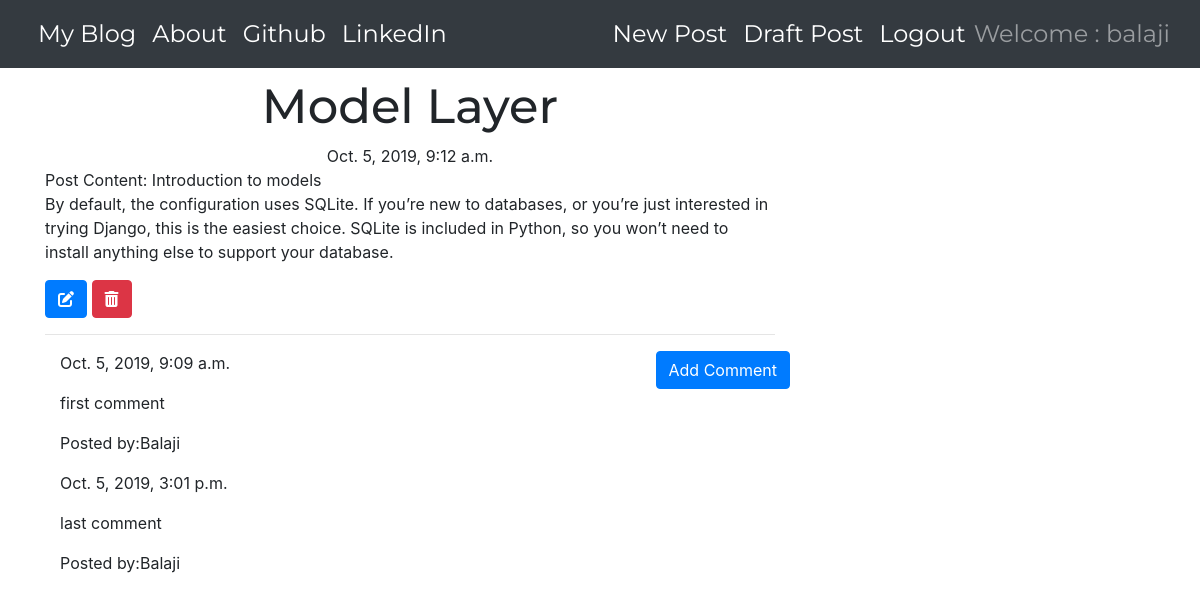
The app's page /post/4/ (signed in) with its own data.
### blogApp/models.py (models this page shows, shortened)
class Post(models.Model):
    author = models.ForeignKey('auth.User',on_delete=models.CASCADE)
    title = models.CharField(max_length=256)
    text = models.TextField()
    create_time = models.DateTimeField(default=timezone.now)
    published_time = models.DateTimeField(blank=True,null=True)

class Comment(models.Model):
    post = models.ForeignKey('blogApp.Post',related_name='comments',on_delete=models.CASCADE)
    author = models.CharField(max_length=250)
    text = models.TextField()
    create_time = models.DateTimeField(default=timezone.now())
    approved_comments = models.BooleanField(default=False)

### blogApp/views.py (the view)
# urls.py: path('post/<int:pk>/',views.PostDetailView.as_view(),name='post_detail'),
class PostDetailView(DetailView):
    model = Post

### blogApp/templates/blogApp/post_detail.html (shortened to what this page needs)
{% extends 'blogApp/base.html' %}
{% block content %}
    <h1 class="posttitle">{{ post.title }}</h1>
    {% if post.published_time %}
      <div class="date postdate">
        {{ post.published_time }}
      </div>
      {% else %}
        <a class="btn btn-primary" href="{% url 'post_publish' pk=post.pk %}">Publish</a>
    {% endif %}
    <p>Post Content: {{ post.text|safe|linebreaksbr }}</p>
    {% if user.is_authenticated %}
      <a class="btn btn-primary" href="{% url 'post_edit' pk=post.pk %}"><i class="fas fa-edit"></i></a>
      <a class="btn btn-danger" href="{% url 'post_remove' pk=post.pk %}"><i class="fas fa-trash-alt"></i></a>
    {% endif %}
    <hr>
    <a class="btn btn-primary btn-comment" href="{% url 'post_comment' pk=post.pk %}">Add Comment</a>
    <div class="container">
      {% for comment in post.comments.all %}
        {% if user.is_authenticated or comment.approved_comments %}
          {{ comment.create_time }}
            <p>{{ comment.text|safe|linebreaks }}</p>
            <p>Posted by:{{ comment.author }}</p>
        {% endif %}
        {% empty %}
        <p>No Comments</p>
      {% endfor %}
    </div>
{% endblock %}

### blogApp/templates/blogApp/base.html (shortened to what this page needs)
<!DOCTYPE html>
{% load staticfiles %}
{% load octicons %}
<html lang="en" dir="ltr">
  <head>
    <link rel="stylesheet" href="https://stackpath.bootstrapcdn.com/bootstrap/4.3.1/css/bootstrap.min.css">
    <link rel="stylesheet" href="//cdn.jsdelivr.net/npm/medium-editor@latest/dist/css/medium-editor.min.css" type="text/css" media="screen" charset="utf-8">
    <link rel="stylesheet" href="{% static 'css/blogApp.css' %}">
  </head>
  <body>
    <nav class='navbar navbar-expand navbar-dark bg-dark techfont flex-md-row bd-navbar'>
      <div class="container">
        <div class="collapse navbar-collapse" id='navbarNav'>
          <ul class='navbar-nav bd-navbar-nav flex-row'>
            <li class="nav-item active"><a class='nav-link' href="{% url 'post_list' %}">My Blog</a></li>
            <li class="nav-item active"><a class='nav-link' href="{% url 'about' %}">About</a></li>
            <li class="nav-item active"><a class='nav-link' href="https://www.github.com">Github</a></li>
            <li class='nav-item active'><a class='nav-link' href="https://www.linkedin.com">LinkedIn</a></li>
          </ul>
          <ul class='navbar-nav flex-row ml-md-auto d-none d-md-flex'>
            {% if user.is_authenticated %}
              <li class='nav-item active'><a class='nav-link' href="{% url 'post_new' %}">New Post</a></li>
              <li class='nav-item active'><a class='nav-link' href="{% url 'draft' %}">Draft Post</a></li>
              <li class='nav-item active'><a class='nav-link' href="{% url 'logout' %}">Logout</a></li>
              <span class="navbar-text">Welcome : {{ user.username }}</span>
            {% else %}
              <li><a class="nav-item active navbar-right" href="{% url 'login' %}"><i class="fas fa-user" style="color:white"></i></a></li>
            {% endif %}
          </ul>
        </div>
      </div>
    </nav>
        <div class="content container">
            <div class="row">
                <div class="col-md-8">
                  <div class="blog_posts">
                    {% block content %}
                    {% endblock %}
                  </div>
                </div>
            </div>
        </div>
  </body>
</html>

### blogApp/static/css/blogApp.css (style rules this page uses)
.techfont { font-family: 'Montserrat', sans-serif; font-size: 1.5em; margin-bottom: 10px; }
.postdate { text-align: center; }
.posttitle { font-family: 'Montserrat', sans-serif; font-size: 3em; text-align: center; }
.btn-comment { position: absolute; right: 0px; }

### records on screen
Post: title "Model Layer", published_time "Oct. 5, 2019, 9:12 a.m.", text "Introduction to models By default, the configuration uses SQLite. If you’re new to databases, or you’re just interested in trying Django, this is the easiest choice. SQLite is included in Python, so you won’t need to install anything else to support your database."
Comment: create_time "Oct. 5, 2019, 9:09 a.m.", text "first comment", author "Balaji"
Comment: create_time "Oct. 5, 2019, 3:01 p.m.", text "last comment", author "Balaji"

### other values on screen
{{ user.username }} "balaji"
